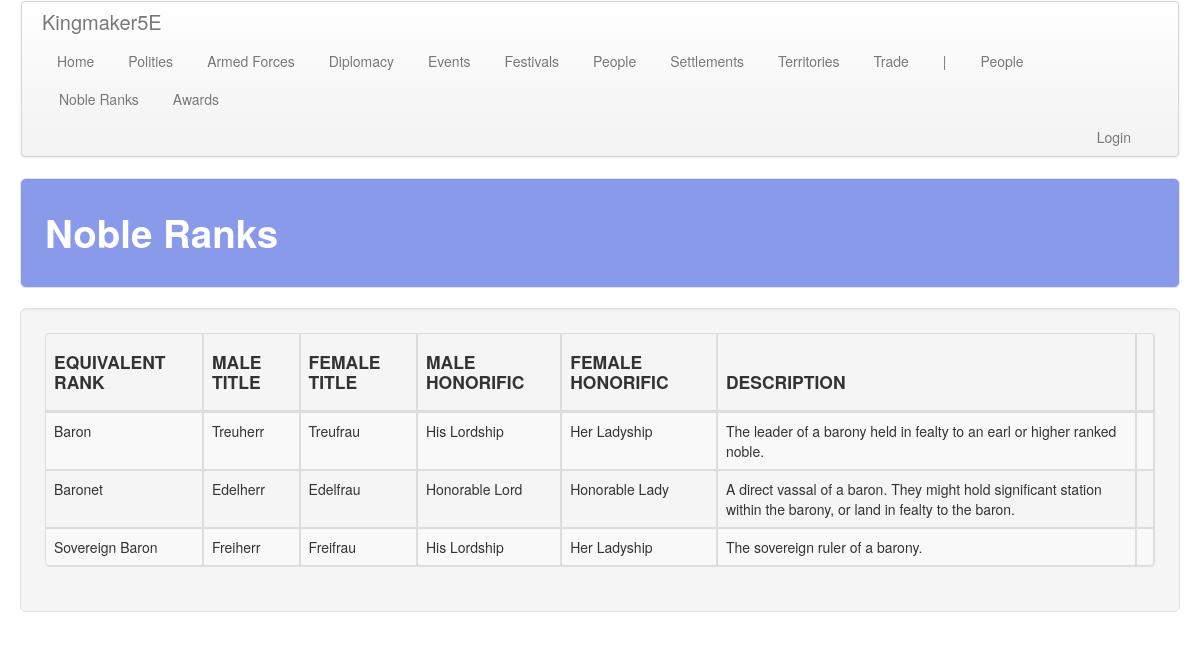
The page /people/noble_ranks on the database as committed earlier.
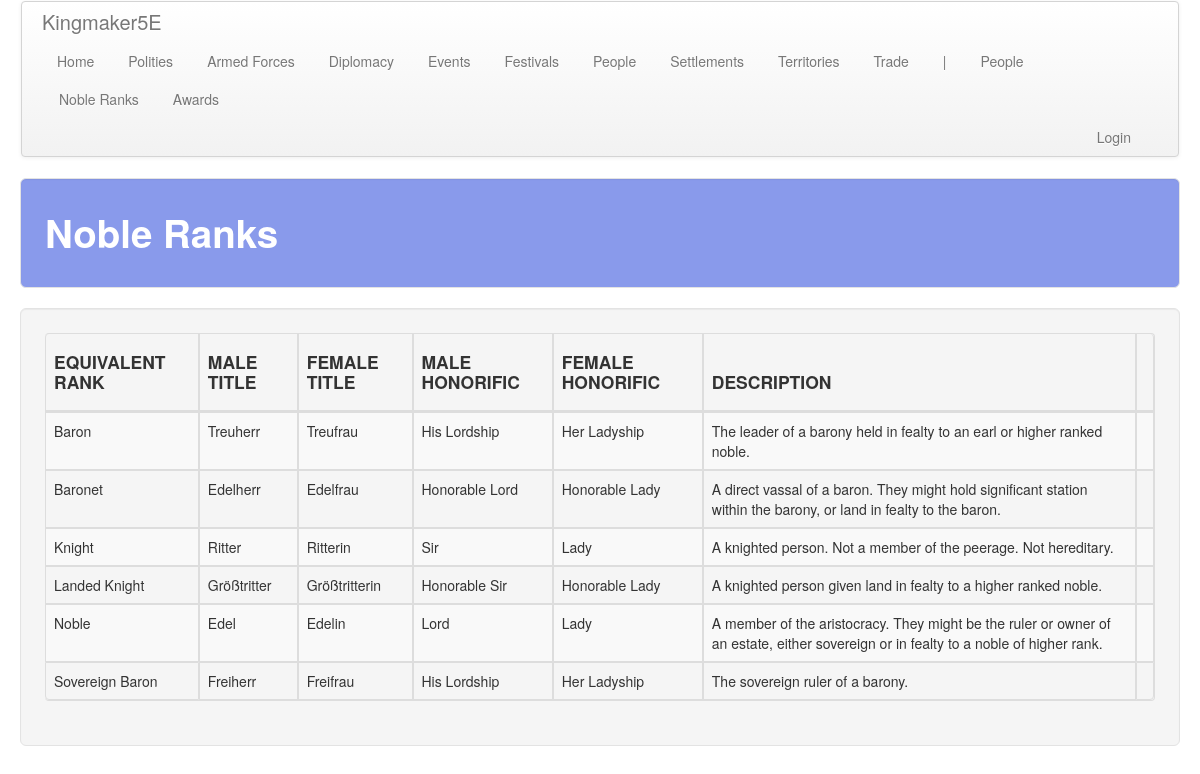
The same page on the database as committed later.
### people/models.py (models this page shows, shortened)
class NobleRank(models.Model):
    rank = models.CharField(max_length=default_max_length)
    male_title = models.CharField(max_length=default_max_length)
    female_title = models.CharField(max_length=default_max_length)
    male_honorific = models.CharField(max_length=default_max_length)
    female_honorific = models.CharField(max_length=default_max_length)
    desc = models.TextField(blank=True)

### people/views.py (the view)
# urls.py: path('noble_ranks', views.noble_ranks, name='noble_ranks'),
def noble_ranks(request):
    return show_all_items(request, app_name, b_obj, b_plural, sort='rank')

### people/templates/people/noble_ranks.html (shortened to what this page needs)
<!DOCTYPE html>
{% extends 'people/base.html' %}
{% block table_header %}
    <th class="th_ccell"><h4>EQUIVALENT RANK</h4></th>
    <th class="th_ccell"><h4>MALE TITLE</h4></th>
    <th class="th_ccell"><h4>FEMALE TITLE</h4></th>
    <th class="th_ccell"><h4>MALE HONORIFIC</h4></th>
    <th class="th_ccell"><h4>FEMALE HONORIFIC</h4></th>
    <th class="th_lcell"><h4>DESCRIPTION</h4></th>
    <th class="th_ccell"><h4></h4></th>
{% endblock %}
{% block table_body %}
    {% for noble_rank in noble_ranks %}
        <tr>
            <td class="tb_ccell">{{ noble_rank.rank }}</td>
            <td class="tb_ccell">{{ noble_rank.male_title }}</td>
            <td class="tb_ccell">{{ noble_rank.female_title }}</td>
            <td class="tb_ccell">{{ noble_rank.male_honorific }}</td>
            <td class="tb_ccell">{{ noble_rank.female_honorific }}</td>
            <td class="tb_lcell">{{ noble_rank.desc }}</td>
            <td class="tb_ccell">
            </td>
        </tr>
    {% endfor %}
{% endblock %}

Rows that differ between the two databases and show on the page:
added NobleRank: rank "Knight", male_title "Ritter", female_title "Ritterin", male_honorific "Sir", female_honorific "Lady", desc "A knighted person. Not a member of the peerage. Not hereditary."
added NobleRank: rank "Landed Knight", male_title "Größtritter", female_title "Größtritterin", male_honorific "Honorable Sir", female_honorific "Honorable Lady", desc "A knighted person given land in fealty to a higher ranked noble."
added NobleRank: rank "Noble", male_title "Edel", female_title "Edelin", male_honorific "Lord", female_honorific "Lady", desc "A member of the aristocracy. They might be the ruler or owner of an estate, either sovereign or in fealty to a noble of higher rank."
